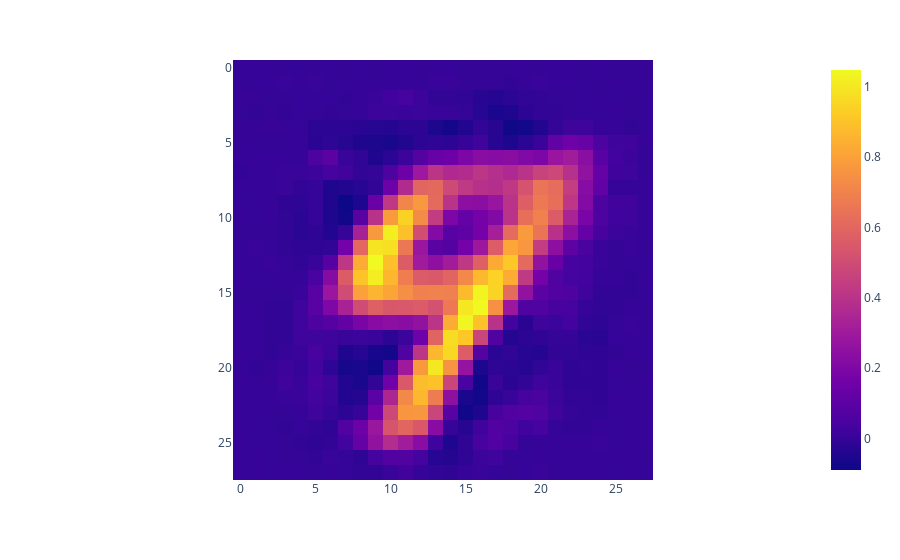

The notebook cell this image was saved under:
### Code cell
px.imshow(prediction)

### Figure 1 — Plotly figure (JSON) as saved in the notebook; plotly's stock layout.template omitted (floating-point values rounded to 4 significant figures; data arrays with more than 128 entries replaced by an {"elided": "..."} marker saying what was removed)
{"data": [{"coloraxis": "coloraxis", "hovertemplate": "x: %{x}<br>y: %{y}<br>color: %{z}<extra></extra>", "name": "0", "type": "heatmap", "xaxis": "x", "yaxis": "y", "z": {"elided": "28x28 float values"}}], "layout": {"coloraxis": {"colorscale": [[0, "#0d0887"], [0.1111, "#46039f"], [0.2222, "#7201a8"], [0.3333, "#9c179e"], [0.4444, "#bd3786"], [0.5556, "#d8576b"], [0.6667, "#ed7953"], [0.7778, "#fb9f3a"], [0.8889, "#fdca26"], [1, "#f0f921"]]}, "margin": {"t": 60}, "xaxis": {"anchor": "y", "constrain": "domain", "domain": [0, 1], "scaleanchor": "y"}, "yaxis": {"anchor": "x", "autorange": "reversed", "constrain": "domain", "domain": [0, 1]}}}
